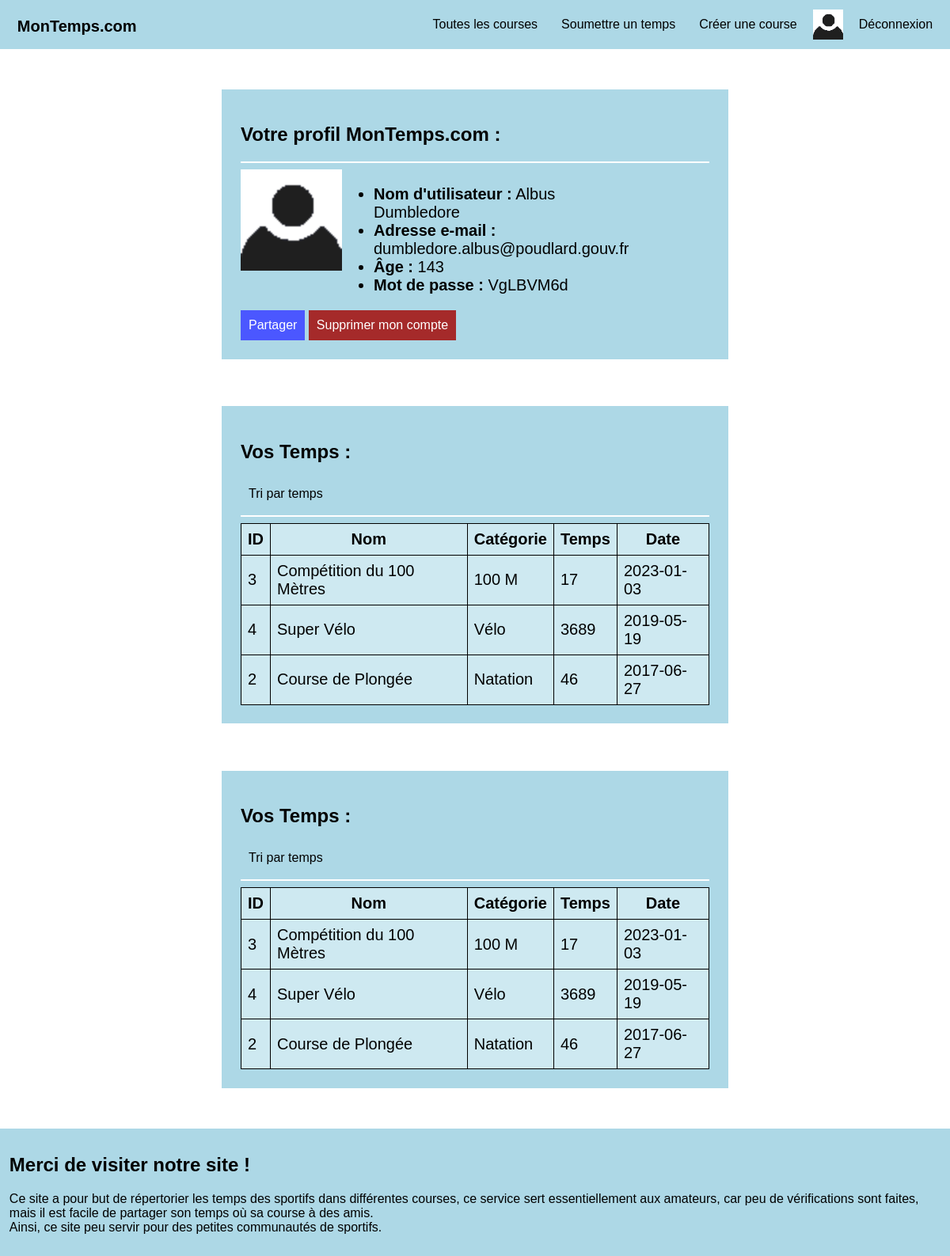
The page /profile.php (signed in) on the database its author committed.
### tables this page shows
CREATE TABLE Utilisateurs (
	"email" TEXT UNIQUE NOT NULL,
	"password" TEXT NOT NULL,
	"nickname" TEXT NOT NULL,
	"age" INT NOT NULL,
	CONSTRAINT PK_Utilisateurs PRIMARY KEY ("email"),
	CHECK("email" LIKE "%@%")
);

CREATE TABLE Temps (
	"email" TEXT,
	"id" TEXT,
	"temps" INT,
	CONSTRAINT PK_Temps PRIMARY KEY ("email", "id", "temps"),
	CONSTRAINT FK_TempsCourse FOREIGN KEY (id) REFERENCES Courses(id),
	CONSTRAINT FK_TempsUtilisateur FOREIGN KEY (email) REFERENCES Utilisateurs(email)
);

CREATE TABLE Courses (
	"id" TEXT UNIQUE NOT NULL,
	"name" TEXT NOT NULL,
	"type" TEXT NOT NULL,
	"date" TEXT NOT NULL,
	CONSTRAINT PK_Courses PRIMARY KEY ("id")
);

### profile.php (the view, shortened to what this page needs)
<?php
include "header.php";
if (isset($_GET['sort']) and !empty($_GET['sort']))
{
    $sort = $_GET['sort'];
    $email = get_account_info("email");
    $sql_best = "SELECT C.id, C.name, C.type, T.temps, C.date
    FROM Courses AS C JOIN Temps AS T ON C.id = T.id
    WHERE T.email = \"$email\"
    ORDER BY T.temps";
}
else
{
    $sort = "date";
    $email = get_account_info("email");
    $sql_best = "SELECT C.id, C.name, C.type, T.temps, C.date
    FROM Courses AS C JOIN Temps AS T ON C.id = T.id
    WHERE T.email = \"$email\"
    ORDER BY C.date DESC";
}
if (isset($_POST['delete']) and !empty($_POST['delete']))
{
    $delete = true;
    $proprietes = $connexion->query("SELECT id from Proprietes WHERE email = \"$email\"")->fetchAll();
    foreach($proprietes as $prop)
        $connexion->query("DELETE FROM Courses WHERE id = \"".$prop['id']."\"");
    $connexion->query("DELETE FROM Temps WHERE email = \"$email\"");
    $connexion->query("DELETE FROM Utilisateurs WHERE email = \"$email\"");
    end_session();
}
else
    $delete = false;
if (is_logged()):
?>
<?php if ($delete): ?>
    <section>
        <h1>Compte définitivement supprimé !</h1>
        <a href="index.php">Retour à l'accueil</a>
    </section>
<?php else: ?>
    <section>
        <h2>Votre profil <?=NOM_SITE?> :</h2>
        <hr>
        <div class="profile">
            <img src="images/profile.png" width="128" height="128">
            <ul class="right">
                <li><strong>Nom d'utilisateur :</strong> <?=get_account_info("nickname")?></li>
                <li><strong>Adresse e-mail :</strong> <?=get_account_info("email")?></li>
                <li><strong>Âge :</strong> <?=get_account_info("age")?></li>
                <li><strong>Mot de passe :</strong> <?=get_account_info("password")?></li>
            </ul>
        </div>
        <form action="profile.php" method="POST">
            <button class="share" onclick=<?php echo "\"copier('user=".base64_encode($email)."')\""; ?>>Partager</button>
            <input name="delete" id="delete" type="submit" value="Supprimer mon compte">
        </form>
    </section>
<section>
    <div>
        <h2>Vos Temps :</h2>
        <form action="profile.php" method="GET" class="right">
            <?php if (isset($sort) and !empty($sort) and $sort == "time"): ?>
                <input type="hidden" name="sort" value="date">
                <input type="submit" value="Tri par date">
            <?php else: ?>
                <input type="submit" value="Tri par temps">
            <?php endif; ?>
        </form>
    </div>
    <hr>
    <table>
        <tr>
            <th>ID</th>
            <th>Nom</th>
            <th>Catégorie</th>
            <th>Temps</th>
            <th>Date</th>
        </tr>
        <?php
        $result = $connexion->query($sql_best)->fetchAll();
        foreach($result as $row)
        {
            $id = $row['id'];
            $name = $row['name'];
            $type = $row['type'];
            $time = $row['temps'];
            $date = $row['date'];
            echo "
            <tr>
                <td>$id</td>
                <td>$name</td>
                <td>$type</td>
                <td>$time</td>
                <td>$date</td>
            </tr>";
        }
        ?>
    </table>
</section>
<section>
    <div>
        <h2>Vos Temps :</h2>
        <form action="profile.php" method="GET" class="right">
            <?php if (isset($sort) and !empty($sort) and $sort == "time"): ?>
                <input type="hidden" name="sort" value="date">
                <input type="submit" value="Tri par date">
            <?php else: ?>
                <input type="submit" value="Tri par temps">
            <?php endif; ?>
        </form>
    </div>
    <hr>
    <table>
        <tr>
            <th>ID</th>
            <th>Nom</th>
            <th>Catégorie</th>
            <th>Temps</th>
            <th>Date</th>
        </tr>
        <?php
        $result = $connexion->query($sql_best)->fetchAll();
        foreach($result as $row)
        {
            $id = $row['id'];
            $name = $row['name'];
            $type = $row['type'];
            $time = $row['temps'];
            $date = $row['date'];
            echo "
            <tr>
                <td>$id</td>
                <td>$name</td>
                <td>$type</td>
                <td>$time</td>
                <td>$date</td>
            </tr>";
        }
        ?>
    </table>
</section>
<?php endif; ?>
<?php endif; ?>
<?php include 'footer.php' ?>

### assets/style.css (style rules this page uses)
* { color: black; font-family: sans-serif; }
body { background-color: white; }
button, input { border: none; border-radius: 0; background-color: lightblue; padding: 10px; color: black; font-size: 16px; text-decoration: none; }
hr { border: 1px solid white; color: white; }
input { border: none; border-radius: 0; background-color: lightblue; padding: 10px; color: black; font-size: 16px; text-decoration: none; }
section { background-color: lightblue; margin: auto; margin-bottom: 5%; margin-top: 5%; padding: 2%; position: relative; width: 50%; }
table { border-collapse: collapse; display: flex; justify-content: space-around; font-size: 20px; }
td, th { background-color: rgb(206, 233, 241); border: 1px solid black; padding: 8px; }
.profile { display: flex; justify-content: space-between; font-size: 20px; padding-right: 20%; }
.profile .right { float: right; }
#delete { border: none; color: white; background-color: brown; border-radius: 0; padding: 10px; }
.share { background-color: rgb(75, 87, 255); color: white; }

### rows shown on the page
utilisateurs: nickname "Albus Dumbledore", email "dumbledore.albus@poudlard.gouv.fr", age "143", password "VgLBVM6d"
temps: id "3", id.name "Compétition du 100 Mètres", id.type "100 M", temps "17", id.date "2023-01-03"
temps: id "4", id.name "Super Vélo", id.type "Vélo", temps "3689", id.date "2019-05-19"
temps: id "2", id.name "Course de Plongée", id.type "Natation", temps "46", id.date "2017-06-27"

### other values the page prints
NOM_SITE "MonTemps.com"
